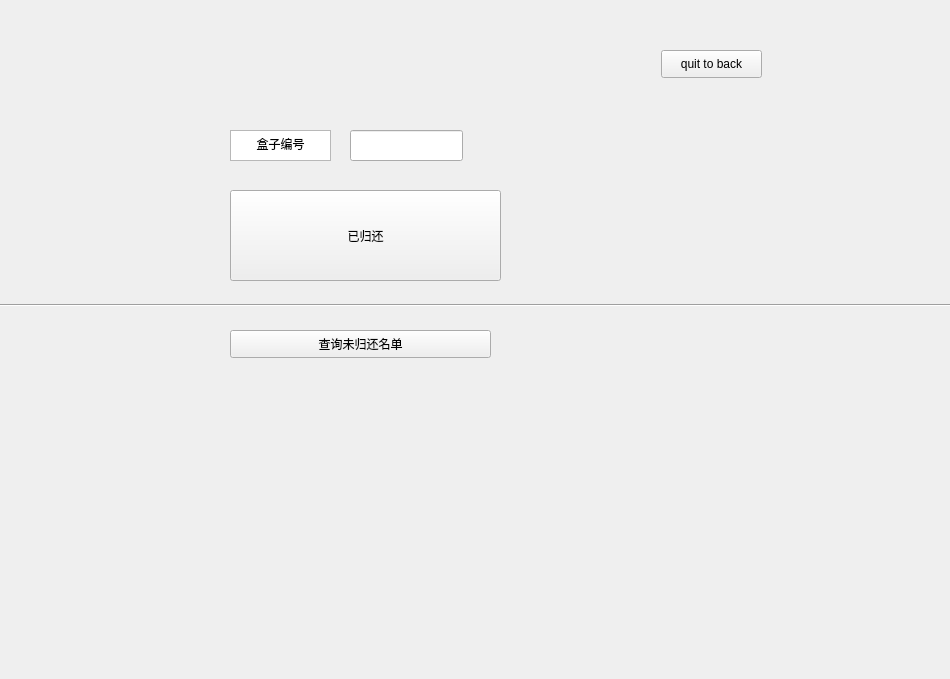
<?xml version="1.0" encoding="UTF-8"?>
<ui version="4.0">
 <class>Re</class>
 <widget class="QWidget" name="Re">
  <property name="geometry">
   <rect>
    <x>0</x>
    <y>0</y>
    <width>950</width>
    <height>679</height>
   </rect>
  </property>
  <property name="windowTitle">
   <string>Form</string>
  </property>
  <widget class="QPushButton" name="pushButton">
   <property name="geometry">
    <rect>
     <x>230</x>
     <y>190</y>
     <width>271</width>
     <height>91</height>
    </rect>
   </property>
   <property name="text">
    <string>已归还</string>
   </property>
  </widget>
  <widget class="QPushButton" name="pushButton_2">
   <property name="geometry">
    <rect>
     <x>661</x>
     <y>50</y>
     <width>101</width>
     <height>28</height>
    </rect>
   </property>
   <property name="text">
    <string>quit to back</string>
   </property>
  </widget>
  <widget class="QTextEdit" name="textEdit_2">
   <property name="geometry">
    <rect>
     <x>230</x>
     <y>130</y>
     <width>101</width>
     <height>31</height>
    </rect>
   </property>
   <property name="html">
    <string>&lt;!DOCTYPE HTML PUBLIC &quot;-//W3C//DTD HTML 4.0//EN&quot; &quot;http://www.w3.org/TR/REC-html40/strict.dtd&quot;&gt;
&lt;html&gt;&lt;head&gt;&lt;meta name=&quot;qrichtext&quot; content=&quot;1&quot; /&gt;&lt;meta charset=&quot;utf-8&quot; /&gt;&lt;style type=&quot;text/css&quot;&gt;
p, li { white-space: pre-wrap; }
hr { height: 1px; border-width: 0; }
li.unchecked::marker { content: &quot;\2610&quot;; }
li.checked::marker { content: &quot;\2612&quot;; }
&lt;/style&gt;&lt;/head&gt;&lt;body style=&quot; font-family:'Microsoft YaHei UI'; font-size:9pt; font-weight:400; font-style:normal;&quot;&gt;
&lt;p align=&quot;center&quot; style=&quot; margin-top:0px; margin-bottom:0px; margin-left:0px; margin-right:0px; -qt-block-indent:0; text-indent:0px;&quot;&gt;盒子编号&lt;/p&gt;&lt;/body&gt;&lt;/html&gt;</string>
   </property>
  </widget>
  <widget class="QLineEdit" name="lineEdit">
   <property name="geometry">
    <rect>
     <x>350</x>
     <y>130</y>
     <width>113</width>
     <height>31</height>
    </rect>
   </property>
  </widget>
  <widget class="Line" name="line">
   <property name="geometry">
    <rect>
     <x>-10</x>
     <y>290</y>
     <width>961</width>
     <height>31</height>
    </rect>
   </property>
   <property name="orientation">
    <enum>Qt::Horizontal</enum>
   </property>
  </widget>
  <widget class="QPushButton" name="pushButton_3">
   <property name="geometry">
    <rect>
     <x>230</x>
     <y>330</y>
     <width>261</width>
     <height>28</height>
    </rect>
   </property>
   <property name="text">
    <string>查询未归还名单</string>
   </property>
  </widget>
 </widget>
 <resources/>
 <connections/>
</ui>
